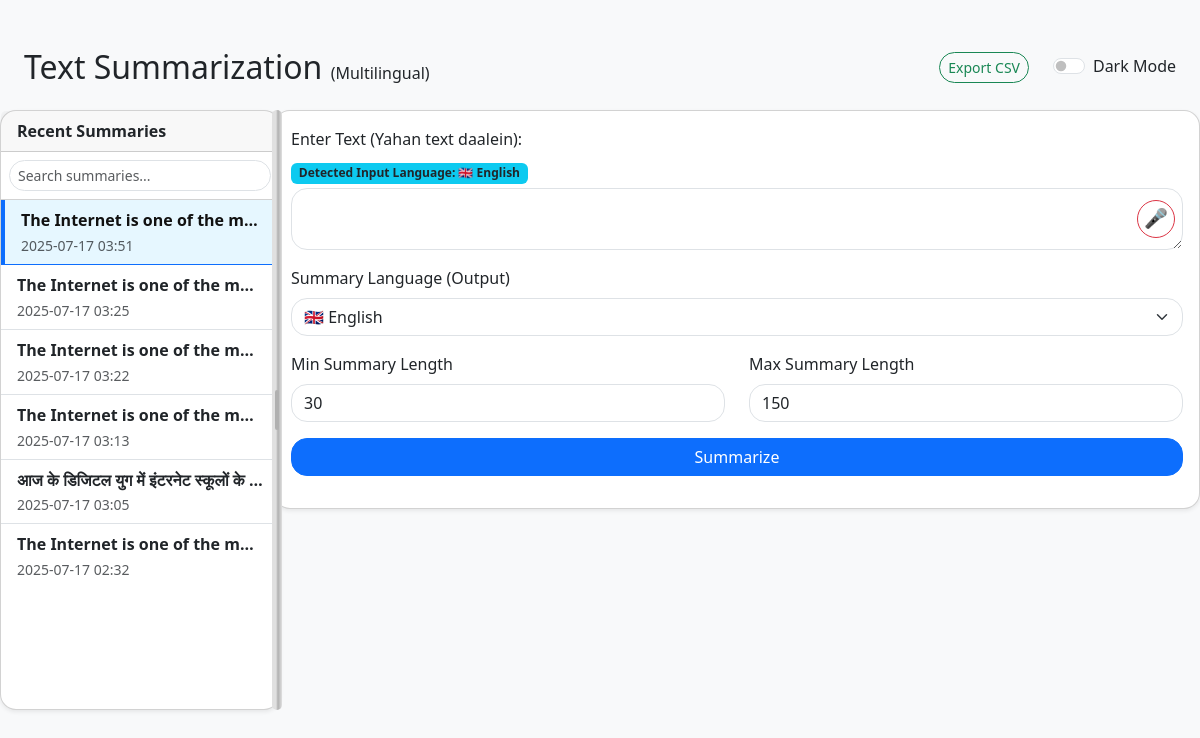
Before: / with the older database file.
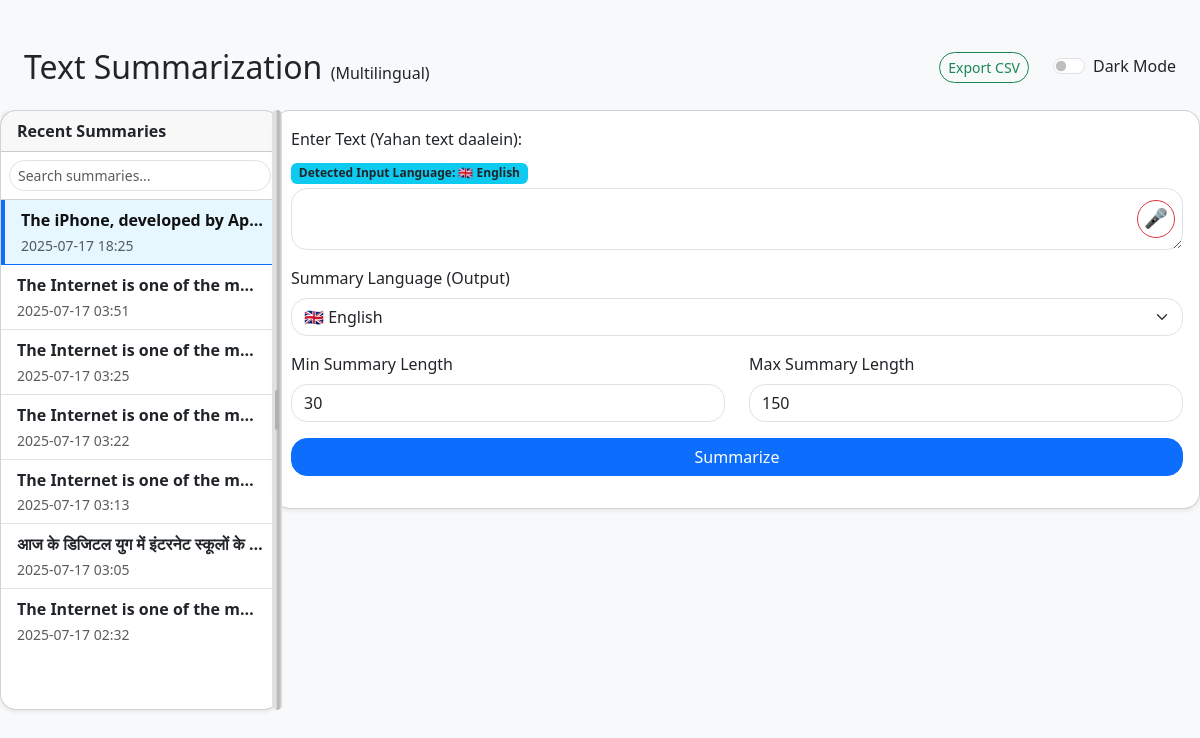
After: the same page with the newer database file.
### app.py (models this page shows)
class Summary(db.Model):
    id = db.Column(db.Integer, primary_key=True)
    original_text = db.Column(db.Text, nullable=False)
    generated_summary = db.Column(db.Text, nullable=False)
    user_feedback = db.Column(db.String(20))
    improved_summary = db.Column(db.Text)
    timestamp = db.Column(db.DateTime, default=datetime.utcnow)

### app.py (the view)
@app.route('/', methods=['GET', 'POST'])
def index():
    summary = None
    text = ''
    min_length = 30
    max_length = 150
    selected_language = "en"
    detected_input_language = "en"
    filtered_languages = LANGUAGES
    sorry_message = None
    recent_summaries = Summary.query.order_by(Summary.timestamp.desc()).limit(10).all()
    recent_summaries_json = [summary_to_dict(entry) for entry in recent_summaries]
    if request.method == 'POST':
        text = request.form['text']
        min_length = int(request.form.get('min_length', 30))
        max_length = int(request.form.get('max_length', 150))
        detected_input_language = detect_language(text)
        filtered_languages = get_supported_output_languages(detected_input_language)
        if not filtered_languages:
            sorry_message = f"Sorry, translation from {LANGUAGES.get(detected_input_language, detected_input_language)} is not supported yet."
        else:
            selected_language = request.form.get('language', list(filtered_languages.keys())[0])
            if len(text.strip()) < min_length:
                if detected_input_language == selected_language:
                    summary = text
                else:
                    summary = translate_text(text, detected_input_language, selected_language)
            else:
                if detected_input_language != "en":
                    text_in_english = translate_text(text, detected_input_language, "en")
                    if text_in_english.startswith("Translation API Error"):
                        sorry_message = f"Sorry, translation from {LANGUAGES.get(detected_input_language, detected_input_language)} to English is not supported yet."
                        text_in_english = None
                else:
                    text_in_english = text
                if text_in_english:
                    summary_in_english = summarize_text(text_in_english, min_length=min_length, max_length=max_length, language="en")
                    if selected_language != "en":
                        summary_translated = translate_text(summary_in_english, "en", selected_language)
                        if summary_translated.startswith("Translation API Error"):
                            sorry_message = f"Sorry, translation from English to {LANGUAGES.get(selected_language, selected_language)} is not supported yet."
                            summary = None
                        else:
                            summary = summary_translated
                    else:
                        summary = summary_in_english
    else:
        filtered_languages = get_supported_output_languages(detected_input_language)
        if not filtered_languages:
            sorry_message = f"Sorry, translation from {LANGUAGES.get(detected_input_language, detected_input_language)} is not supported yet."
    return render_template('index.html', summary=summary, text=text, languages=filtered_languages, selected_language=selected_language, detected_input_language=detected_input_language, sorry_message=sorry_message, recent_summaries=recent_summaries, recent_summaries_json=recent_summaries_json)

### app.py (called while the page is built)
def language_flag(code):
    flags = {
        'en': '🇬🇧', 'hi': '🇮🇳', 'bn': '🇧🇩', 'gu': '🇮🇳', 'mr': '🇮🇳', 'pa': '🇮🇳',
        'ta': '🇮🇳', 'te': '🇮🇳', 'ur': '🇵🇰', 'fr': '🇫🇷', 'es': '🇪🇸', 'de': '🇩🇪',
        'ru': '🇷🇺', 'zh': '🇨🇳',
    }
    return flags.get(code, '')

def get_supported_output_languages(input_lang):
    supported_pairs = {
        ("en", "hi"), ("en", "bn"), ("en", "mr"), ("en", "pa"), ("en", "ta"), ("en", "te"), ("en", "ur"), ("en", "fr"), ("en", "es"), ("en", "de"), ("en", "ru"), ("en", "zh"),
        ("hi", "en"), ("hi", "bn"), ("hi", "gu"), ("hi", "mr"), ("hi", "pa"), ("hi", "ta"), ("hi", "te"), ("hi", "ur"),
        ("bn", "en"), ("fr", "en"), ("es", "en"), ("de", "en"), ("ru", "en"), ("zh", "en"),
    }
    return {code: name for code, name in LANGUAGES.items() if (input_lang, code) in supported_pairs or input_lang == code}

def summary_to_dict(entry):
    return {
        "id": entry.id,
        "timestamp": entry.timestamp.strftime('%Y-%m-%d %H:%M'),
        "original_text": entry.original_text,
        "generated_summary": entry.generated_summary,
        "user_feedback": entry.user_feedback,
        "improved_summary": entry.improved_summary,
    }

### templates/index.html (shortened to what this page needs)
<!DOCTYPE html>
<html lang="en">
<head>
    <link href="https://cdn.jsdelivr.net/npm/bootstrap@5.3.0/dist/css/bootstrap.min.css" rel="stylesheet">
</head>
<body>
    <div class="container-fluid px-0 py-5">
        <div class="d-flex justify-content-between align-items-center mb-4 px-4">
            <h2 class="mb-0">Text Summarization <span class="fs-6">(Multilingual)</span></h2>
            <div class="d-flex align-items-center gap-2">
                <a href="/export" class="btn btn-outline-success btn-sm rounded-4 me-2">Export CSV</a>
                <div class="form-check form-switch ms-2">
                    <input class="form-check-input" type="checkbox" id="darkModeSwitch" onclick="toggleDarkMode()">
                    <label class="form-check-label" for="darkModeSwitch">Dark Mode</label>
                </div>
            </div>
        </div>
        <div class="resizable-container" style="margin-left:0;">
            <div class="sidebar-resizable" style="margin-left:0; border-top-left-radius:0; border-bottom-left-radius:0;">
                <div class="card h-100 shadow-sm rounded-4">
                    <div class="card-header fw-bold">Recent Summaries</div>
                    <div class="p-2">
                        <input type="text" id="sidebar-search" class="form-control form-control-sm rounded-4" placeholder="Search summaries...">
                    </div>
                    <ul class="list-group list-group-flush" id="recent-summary-list">
                        {% for entry in recent_summaries %}
                        <li class="list-group-item recent-summary-item" data-id="{{ entry.id }}" style="cursor:pointer;">
                            <div class="fw-bold text-truncate" title="{{ entry.original_text }}">{{ entry.original_text[:40] }}{% if entry.original_text|length > 40 %}...{% endif %}
                            </div>
                            <div class="small text-muted">{{ entry.timestamp.strftime('%Y-%m-%d %H:%M') }}</div>
                        </li>
                        {% else %}
                        <li class="list-group-item text-center">No history found.</li>
                        {% endfor %}
                    </ul>
                </div>
            </div>
            <div class="resizer" id="sidebar-resizer"></div>
            <div class="flex-grow-1" id="summary-detail-panel">
                <div id="summarize-form-panel">
                    {% if not sorry_message %}
                    <div class="card shadow-sm mb-4 rounded-4 custom-shadow">
                        <div class="card-body">
                            <form method="post" id="summarize-form">
                                <div class="mb-3 position-relative" style="min-height: 60px;">
                                    <label for="text" class="form-label">Enter Text (Yahan text daalein):</label>
                                    <div class="mb-1">
                                        <span class="badge bg-info text-dark">
                                            Detected Input Language: {{ language_flag(detected_input_language) }} {{ languages.get(detected_input_language, detected_input_language) }}
                                        </span>
                                    </div>
                                    <div style="position: relative;">
                                        <textarea id="text" name="text" class="form-control rounded-4" required style="padding-right: 50px;">{{ text }}</textarea>
                                        <button class="btn btn-outline-danger btn-sm rounded-circle d-flex align-items-center justify-content-center" type="button" id="speak-btn" onclick="toggleSpeechInput()" title="Speak" style="width: 38px; height: 38px; min-width: 38px; min-height: 38px; padding: 0; font-size: 1.2rem; position: absolute; top: 50%; right: 8px; transform: translateY(-50%); z-index: 2;"><span id="mic-icon">🎤</span></button>
                                    </div>
                                </div>
                                <div class="row mb-3">
                                    <div class="col">
                                        <label for="language" class="form-label">Summary Language (Output)</label>
                                        <select id="language" name="language" class="form-select rounded-4">
                                            {% for code, name in languages.items() %}
                                                <option value="{{ code }}" {% if code == selected_language %}selected{% endif %}>{{ language_flag(code) }} {{ name }}</option>
                                            {% endfor %}
                                        </select>
                                    </div>
                                </div>
                                <div class="row mb-3">
                                    <div class="col">
                                        <label for="min_length" class="form-label">Min Summary Length</label>
                                        <input type="number" id="min_length" name="min_length" class="form-control rounded-4" value="30" min="10" max="500" required>
                                    </div>
                                    <div class="col">
                                        <label for="max_length" class="form-label">Max Summary Length</label>
                                        <input type="number" id="max_length" name="max_length" class="form-control rounded-4" value="150" min="20" max="512" required>
                                    </div>
                                </div>
                                <div class="d-grid gap-2">
                                    <button type="submit" class="btn btn-primary rounded-4">Summarize</button>
                                </div>
                            </form>
                        </div>
                    </div>
                    {% endif %}
                </div>
            </div>
        </div>
    </div>
</body>
</html>

### templates/index.html (style rules this page uses)
body { background: #f8f9fa; }
.custom-shadow { box-shadow: 0 8px 32px 0 rgba(31, 38, 135, 0.18), 0 1.5rem 3rem rgba(0,0,0,.15); transition: box-shadow 0.25s; }
.recent-summary-item.active { background: #e6f7ff; border-left: 4px solid #0d6efd; color: #111; }
.resizable-container { display: flex; width: 100%; min-height: 600px; }
.sidebar-resizable { width: 280px; min-width: 180px; max-width: 500px; transition: width 0.2s; }
.resizer { width: 10px; cursor: ew-resize; background: linear-gradient(90deg, #e0e0e0 40%, #b0b0b0 60%, #e0e0e0 100%); border-radius: 8px; margin-right: -8px; margin-left: -8px; position: relative; z-index: 10; transition: background 0.2s; display: flex; align-items: center; justify-content: center; }
.resizer::before { content: ''; display: block; width: 4px; height: 40px; background: #b0b0b0; border-radius: 2px; margin: 0 auto; }

Changed rows visible on the page:
added Summary: original_text "The iPhone, developed by Ap…", timestamp "2025-07-17 18:25"
